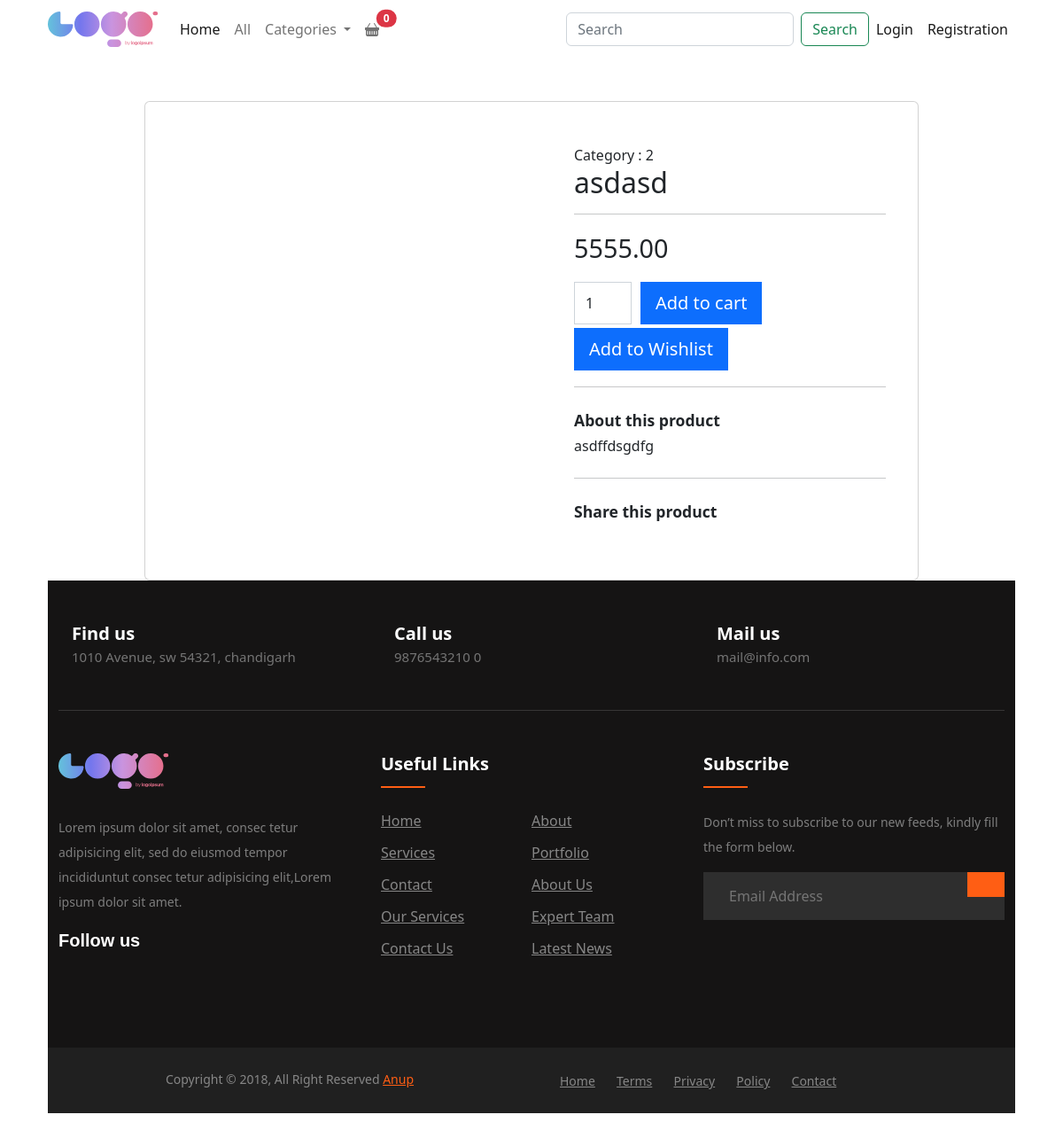
The app's page /details.php?id=3 with its own data.
### tables this page shows
CREATE TABLE `products` (
  `id` int(11) NOT NULL,
  `sku` varchar(128) NOT NULL,
  `category_id` int(11) NOT NULL,
  `subcategory_id` int(11) NOT NULL,
  `name` varchar(256) NOT NULL,
  `description` text NOT NULL,
  `price` float(10,2) NOT NULL,
  `quantity` int(11) NOT NULL,
  `images` varchar(512) NOT NULL,
  `discount` int(11) NOT NULL DEFAULT 0,
  `hot` set('0','1') NOT NULL DEFAULT '1',
  `created_at` timestamp NOT NULL DEFAULT current_timestamp()
);

### details.php (the view, shortened to what this page needs)
<?php
if (isset($_GET['id'])) {
    $id = $_GET['id'];
} else {
    exit;
}
require("inc/connection.php");
$selectQ = "select * from products where id='" . $id . "' limit 1";
$prod = $conn->query($selectQ);
$d = $prod->fetch_assoc();
?>
<?php include("inc/header.php"); ?>
</head>
<body>
    <div class="container">
        <?php include("inc/nevbar.php"); ?>
        <div class="container my-5 mb-5">
            <div class="card details-card p-0">
                <div class="row">
                    <div class="col-md-6 col-sm-12">
                    </div>
                    <div class="col-md-6 col-sm-12 description-container p-5">
                        <div class="main-description">
                            <p class="product-category mb-0">Category : <?= $d['category_id'] ?></p>
                            <h3 class="pname">
                                <?= $d['name'] ?>
                            </h3>
                            <hr>
                            <p class="pprice product-price">
                                <?= $d['price'] ?>
                            </p>
                            <form class="add-inputs" method="post">
                                <input type="number" class="form-control" id="cart_quantity" name="cart_quantity"
                                    value="1" min="1" max="10">
                                <button name="add_to_cart" type="submit" class="addToCart btn btn-primary btn-lg" data-id=<?= $d['id'] ?>>Add to cart</button>
                            </form>
                            <form class="add-inputs" method="post">
                                <button name="add_to_cart" type="submit" class="btn btn-primary btn-lg">Add to
                                    Wishlist</button>
                            </form>
                            <hr>
                            <p class="product-title mt-4 mb-1">About this product</p>
                            <p class="product-description mb-4">
                                <?= $d['description'] ?>
                            </p>
                            <hr>
                            <p class="product-title mt-4 mb-1">Share this product</p>
                            <ul class="social-list">
                                <li><a href="#"><i class="fa-brands fa-facebook"></a></i></li>
                                <li><a href="#"><i class="fa-brands fa-twitter"></a></i></li>
                                <li><a href="#"><i class="fa-brands fa-square-instagram"></a></i></li>
                            </ul>
                        </div>
                    </div>
                </div>
            </div>
            <?php include("inc/footer.php") ?>
</body>
</html>

### assets/css/footer.css (style rules this page uses)
ul { margin: 0px; padding: 0px; }

### details.php (style rules this page uses)
.details-card { width: 80%; margin: auto; }
.description-container { position: relative; }
.main-description h3 { font-size: 2rem; }
.add-inputs, .add-inputs input { float: left; margin-right: 10px; margin-bottom: 2px; }
.add-inputs button { border-radius: 0; }
.add-inputs input { height: 48px; width: 65px; border-radius: 0; }
.product-title { font-size: 1.1rem; font-weight: bold; }
.product-price { font-size: 1.8rem; }
.social-list { padding: 0; list-style: none; }
.social-list li { float: left; padding: 6px 8px; margin-right: 12px; }

### records on screen
products: category "2", name "asdasd", price "5555.00", description "asdffdsgdfg"
